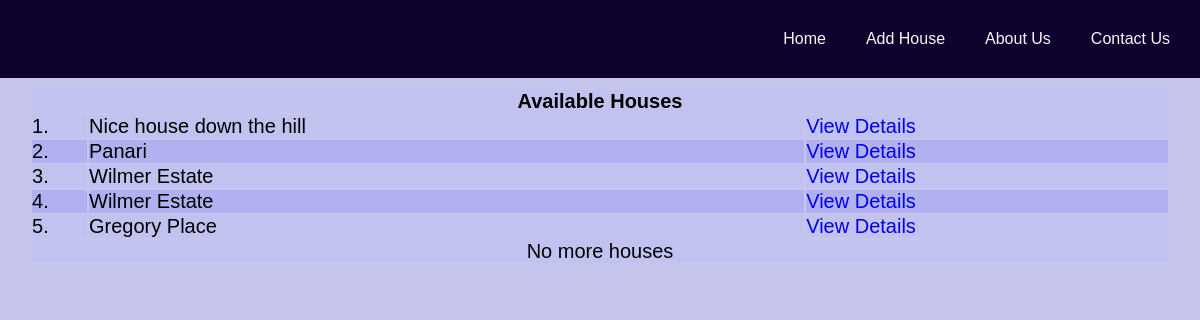
The page / on the database its author committed.
### listings/models.py (models this page shows)
class listing(models.Model):
    title = models.CharField(max_length=150)
    price = models.IntegerField()
    num_bedrooms = models.IntegerField()
    num_bathrooms = models.IntegerField()
    sq_footage = models.IntegerField()
    address = models.CharField(max_length = 100)
    image = models.ImageField(default="")
    def __str__(self):
        return self.title

### listings/views.py (the view)
# urls.py: path("", listing_list, name="listing_list"),
def listing_list(request):
    listings = listing.objects.all()
    context = {
        "listings": listings,
    }
    print(listings)
    return render(request, "listings.html", context)

### templates/listings.html (shortened to what this page needs)
{% extends 'base.html' %} {% block content %}
<div class="houseslist">
    <table class=table>
        <thead>
            <tr>
                <th colspan="3">Available Houses</th>
            </tr>
        </thead>
        <tbody>
        {% for listing in listings %}
            <tr>
                <td>{{ listing.id }}.</td>
                <td>{{ listing.title }}</td>
                <td><a href="/listings/{{ listing.id }}"> View Details </a></td>
            </tr>
        {% endfor %}
        </tbody>
        <tfoot>
            <tr>
                <td colspan="3"> No more houses</td>
            </tr>
        </tfoot>
    </table>
</div>
{% endblock content %}

### templates/base.html (shortened to what this page needs)
{% load static %}
<!DOCTYPE html>
<html lang="en">
<head>
    <link rel="stylesheet" type="text/css" href="{% static 'css/style.css' %}"/>
</head>
    <body>
        <header class = tm-header>
            <div class = tm-header-content>
                <nav class = tm-nav>
                    <ul>
                        <li><a href = "/">Home</a>
                        <li><a href = "add-listing/">Add House</a>
                        <li><a href = "#">About Us</a>
                        <li><a href = "#">Contact Us</a>
                    </ul>
                </nav>
            </div>
        </header>
        <div class = tm-content>
            {% block content %}
            {% endblock content %}
    </body>
</html>

### static/css/style.css (style rules this page uses)
* { margin: 0; padding: 0; }
body { background-color: rgb(197, 197, 238); }
.tm-header { background: rgb(14, 2, 46); padding: 30px 10px; }
.tm-header::after { content: ""; clear: both; display: block; visibility: none; }
.tm-header-content { font-family: Verdana, Geneva, Tahoma, sans-serif; max-width: 1200px; padding: auto; margin: 0 auto; }
.tm-nav { float: right; }
.tm-nav ul li { display: inline-block; }
.tm-nav ul li a { padding: 10px 20px; text-decoration: none; color: #faf6f6; }
.tm-content { font-family: Verdana, Geneva, Tahoma, sans-serif; max-width: 1200px; padding: 10px 0; margin: 0 auto; }
.tm-content a { text-decoration: none; display: inline; }
.table { margin: auto; width: 95%; font-size: 20px; font-variant-caps: titling-caps; }
.table th { margin: 30px auto; font: bold; text-align: center; }
.table tfoot { text-align: center; }
.table tr { margin: 10px auto; }
.table tr:nth-child(even) { background-color: rgb(177, 177, 241); }
.table tr:nth-child(odd) { background-color: rgb(194, 194, 240); }

### rows shown on the page
listing: id "1", title "Nice house down the hill"
listing: id "2", title "Panari"
listing: id "3", title "Wilmer Estate"
listing: id "4", title "Wilmer Estate"
listing: id "5", title "Gregory Place"
